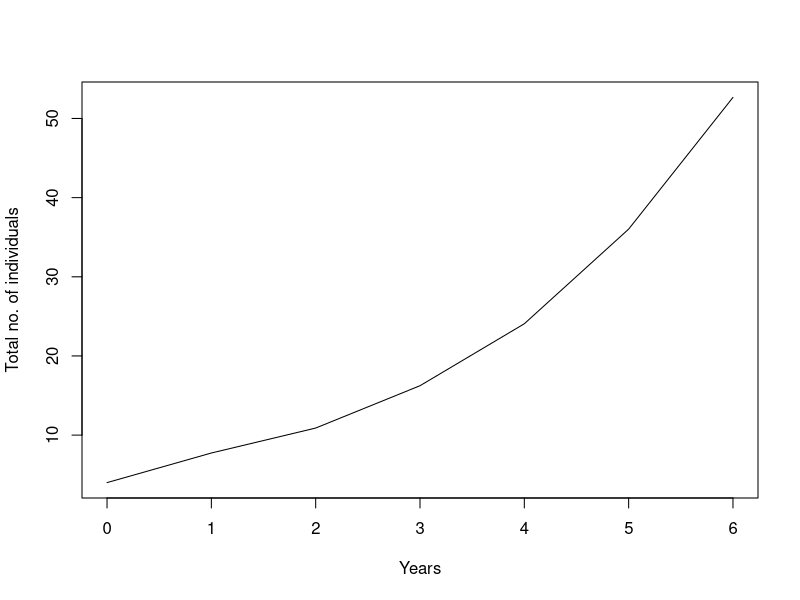
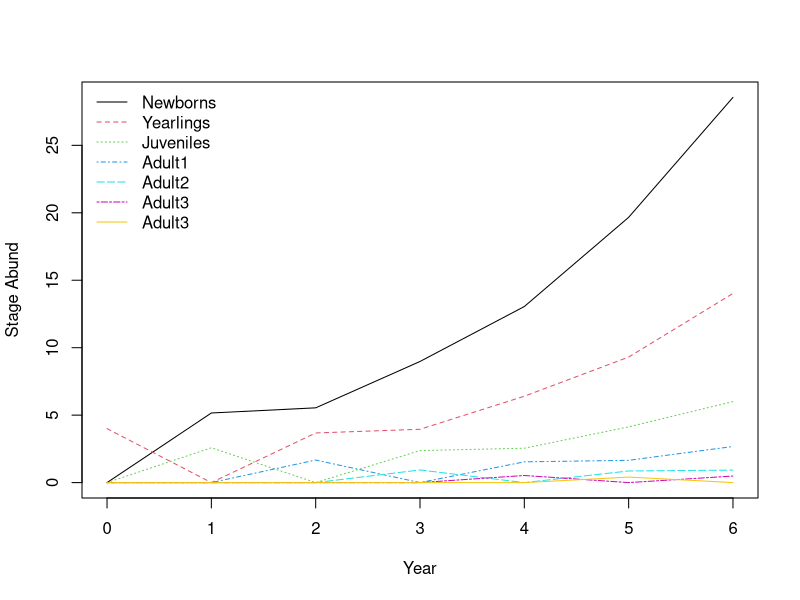
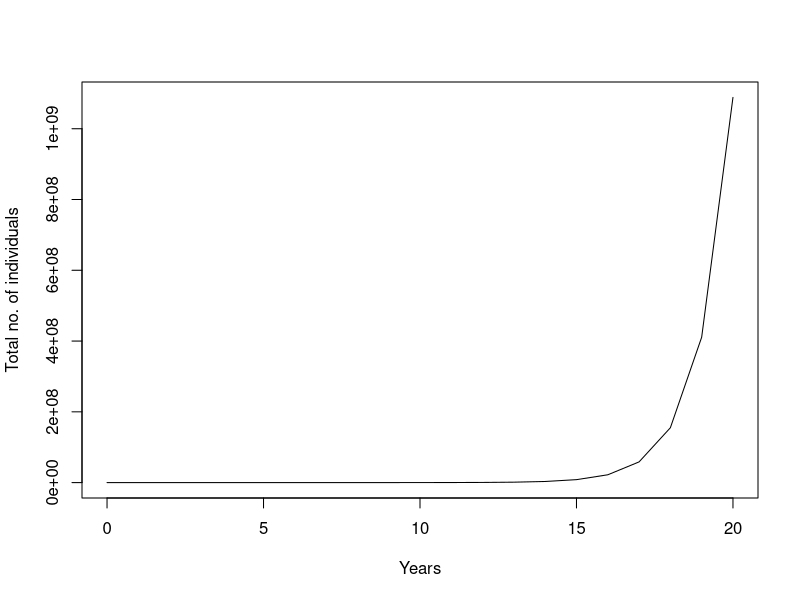

Source code (R) for these figures, in order:
## ---- Demographic analysis of an animal population ----

# La gestione delle popolazioni di Caretta caretta è indispensabile per la loro conservazione.
# Una strategia di conservazione molto popolare è stata ed è tutt'ora quella di proteggere le femmine,
# le uova e i piccoli.
# L'analisi della matrice di transizione di una popolazione può dirci effettivamente quali sono gli stadi
# più importanti per il tasso di crescita a lungo termine.

# la matrice di transizione è:

A <- matrix(c(0.426, 1.290, 1.296, 1.120, 1.126, 1.554, 0,
              0.713, 0, 0, 0, 0, 0, 0,
              0, 0.645, 0, 0, 0, 0, 0,
              0, 0, 0.648, 0, 0, 0, 0,
              0, 0, 0, 0.560, 0, 0, 0,
              0, 0, 0, 0, 0.563, 0, 0,
              0, 0, 0, 0, 0, 0.777, 0), 
            nr = 7, byrow = TRUE)

A


## ---- domande ----

# Disegnate il grafo del ciclo vitale della popolazione, includendo gli elementi 
# associati con ciascuna transizione

# Partendo da una popolazione iniziale con N = (0 10 10 10 10 10 10) plottate la 
# dinamica di tutti gli stadi per 10 anni
N0 <- matrix(c(0, 4, 0, 0, 0, 0, 0), ncol = 1)
N0
years <- 6
N.projections <- matrix(0, nrow = nrow(A), ncol = years + 1)
N.projections[, 1] <- N0
for (i in 1:years) N.projections[, i + 1] <- A %*% N.projections[,+ i]


matplot(0:years, rowSums(t(N.projections)), type = "l", ylab="Total no. of individuals",
        xlab="Years")
# Determinate la distribuzione stabile di età
eigs.A <- eigen(A)
# dom.pos <- which.max(eigs.A[["values"]])
# w <- Re(eigs.A[["vectors"]][, dom.pos]) # nb Re returns the real part of a number
w <- Re(eigs.A[["vectors"]][, 1]) # più semplice, questa è la SSD
ssd <- w/sum(w)
round(ssd, 3) # espressa in termini relativi
## plottiamo i risultati
matplot(0:years, t(N.projections), type = "l", lty = 1:7,
        ylab = "Stage Abund", xlab = "Year", col = 1:7)
legend("topleft", legend = c("Newborns", "Yearlings", "Juveniles", "Adult1", "Adult2", "Adult3", "Adult3"),
       lty = 1:6, bty = "n", col = 1:7) 

# Determinate lambda. Spiegate cosa ci indica riguardo alla dinamica della popolazione
lambda <- Re(eigs.A[["values"]][1])
lambda

# Determinate le elasticità. Quali transizioni influiscono di più sul tasso di crescita?
M <- eigen(t(A)) # autoanalisi sulla trasposta, per
(v <- Re(M$vectors[,which.max(Re(M$values))])) # identificare i valori riproduttivi
(vw.s <- v %*% t(w)) # numeratore: moltiplico valori riproduttivi per la trasposta della SSD
(dotproduct <- v %*% w) # denominatore: valori riproduttivi per SSD
(S <- vw.s/as.numeric(dotproduct)) # divido e ottengo le sensitività
(elas <- (A/lambda) * S) 




B <- matrix(c(0.426, 1.290, 1.296, 1.120, 1.126, 1.554, 0,
              0.713, -1, 0, 0, 0, 0, 0,
              0, 0.645, -1, 0, 0, 0, 0,
              0, 0, 0.648, -1, 0, 0, 0,
              0, 0, 0, 0.560, -1, 0, 0,
              0, 0, 0, 0, 0.563, -1, 0,
              0, 0, 0, 0, 0, 0.777, -1), 
            nr = 7, byrow = TRUE)

B

# Determinate lambda. Spiegate cosa ci indica riguardo alla dinamica della popolazione
eigs.B <- eigen(B)
lambda <- Re(eigs.B[["values"]][1])
lambda

# Partendo da una popolazione iniziale con N = (0 10 10 10 10 10 10) plottate la 
# dinamica di tutti gli stadi per 10 anni
N0 <- matrix(c(0, 4, 0, 0, 0, 0, 0), ncol = 1)
N0
years <- 20
N.projections <- matrix(0, nrow = nrow(B), ncol = years + 1)
N.projections[, 1] <- N0
r = rep(-(lambda),years+1)
for (i in 1:years) N.projections[, i + 1] <- B %*% N.projections[,+ i] + t((1-(colSums(N.projections)/110))[1+i]  %*% r[1+i] %*% N.projections[,+ i])
matplot(0:years, rowSums(t(N.projections)), type = "l", ylab="Total no. of individuals",
        xlab="Years")



